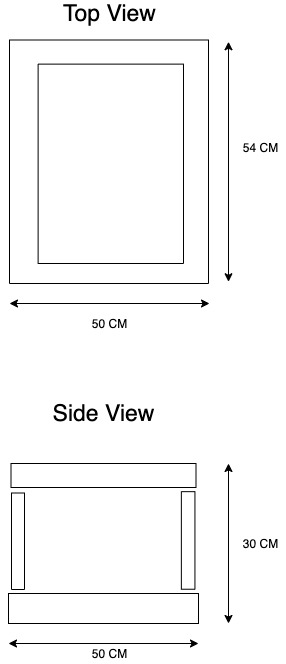
#> input picture documentation/images/body dimensions.jpg, 286 x 664 px
$ python imageToGcode.py '../../documentation/images/body dimensions.jpg'   (older library calls are emulated)
#> lines starting #> are read from the running program, lines starting #| are printed output that depends on the picture
import cv2
import numpy as np
import scipy.ndimage
import imutils
import fonctions
import sys
import os
import time
from math import hypot

# Retrieve image name from argument
img = sys.argv[1]

home = "/tmp"

path = sys.argv[1]
fileMidName = os.path.basename(path)
fileName = os.path.splitext(fileMidName)[0]

# print(path)
image = cv2.imread(path)
#> image is the input picture: shape (664, 286, 3); min 0, max 255, mean 247.7


# creating copy of original image
orig = image.copy()


# resize image so it can be processed
# choose optimal dimensions such that important content is not lost
#image = cv2.resize(image, (0,0), fx=0.5, fy=0.5)
#image = cv2.resize(image, (1500, 880))

# Set arbitraty max size (big size arout 3000 tested not working)

MAX_SIZE = 1600
height, width, channels = image.shape
#> height = 664; width = 286; channels = 3

if(width > MAX_SIZE):
    height = round((MAX_SIZE*height)/width)
    width = MAX_SIZE
    image = cv2.resize(image, (width, height))
if(height > MAX_SIZE):
    image = cv2.resize(image, (round((MAX_SIZE*width)/height), MAX_SIZE))


###########################
# get sheet paper

###########################
# remove noises
gray = cv2.cvtColor(image, cv2.COLOR_BGR2GRAY)
blurred = cv2.GaussianBlur(image, (5, 5), 0)
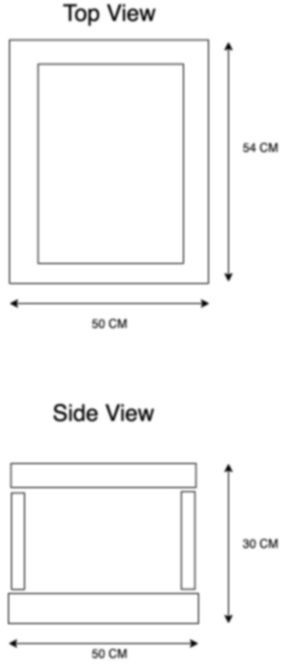
#> blurred: shape (664, 286, 3); min 8, max 255, mean 247.7

hsv = cv2.cvtColor(image, cv2.COLOR_BGR2HSV)
#> hsv: shape (664, 286, 3); mean H, S, V 0, 0, 247.7

# use script "get HSV and RGB Color.py" to get right settings
lower_white = np.array([0, 0, 100], dtype=np.uint8)
upper_white = np.array([179, 255, 255], dtype=np.uint8)

mask = cv2.inRange(hsv, lower_white, upper_white)
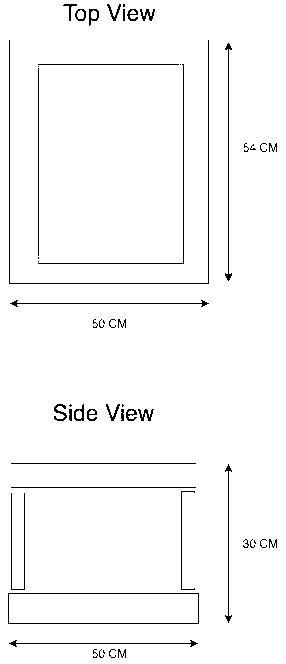
#> mask: shape (664, 286); 97.5% white; black in thin lines or dots

# (4) find all the external contours on the threshed S
#_, cnts, _ = cv2.findContours(threshed, cv2.RETR_EXTERNAL, cv2.CHAIN_APPROX_SIMPLE)
cnts = cv2.findContours(mask, cv2.RETR_EXTERNAL, cv2.CHAIN_APPROX_SIMPLE)[-2]
#> cnts = [[[0, 0], [0, 663], [285, 663], [285, 0]]]

canvas = image.copy()
cv2.drawContours(canvas, cnts, -1, (0, 255, 0), 1)

# sort and choose the largest contour
cnts = sorted(cnts, key=cv2.contourArea)
cnt = cnts[-1]
#> cnt = [[0, 0], [0, 663], [285, 663], [285, 0]]


# approx the contour, so the get the corner points
arclen = cv2.arcLength(cnt, True)
#> arclen = 1896
approx = cv2.approxPolyDP(cnt, 0.02 * arclen, True)
#> approx = [[0, 0], [0, 663], [285, 663], [285, 0]]
#cv2.drawContours(canvas, [cnt], -1, (255,0,0), 2, cv2.LINE_AA)
cv2.drawContours(canvas, [approx], -1, (0, 0, 255), 2, cv2.LINE_AA)
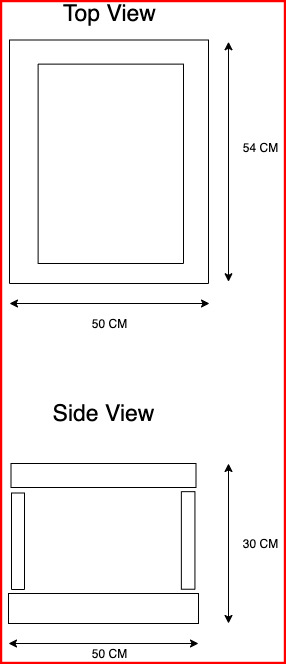
#> canvas: shape (664, 286, 3); mean B, G, R 242, 242, 247.7


###########################
# convert image to sketch
###########################
def grayscale(rgb):
    # 0.299,0.587,0.114  0.109,0.587,0.254
    return np.dot(rgb[..., :3], [0.259, 0.587, 0.114])
    # 0.199       0.001


def dodge(front, back):
    result = front*255/(255-back)
    result[result > 255] = 255
    result[back == 255] = 255
    return result.astype('uint8')


g = grayscale(image)
i = 255-g
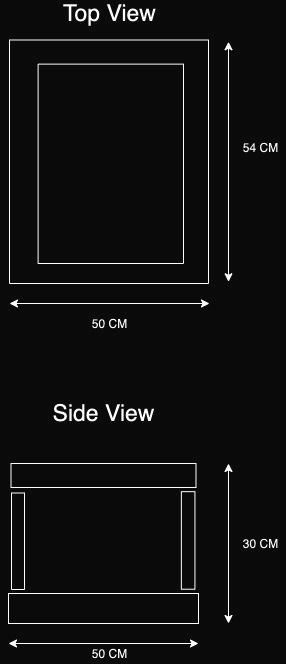
#> i: shape (664, 286) float64; min 10.2, max 255, mean 17.2

b = scipy.ndimage.filters.gaussian_filter(i, sigma=10)
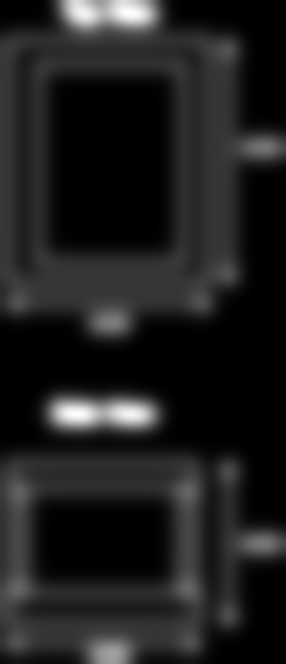
#> b: shape (664, 286) float64; min 10.2, max 67.43, mean 17.2; drawn with min black and max white
sketch = dodge(b, g)
#> in dodge, `result = front*255/(255-back)`:
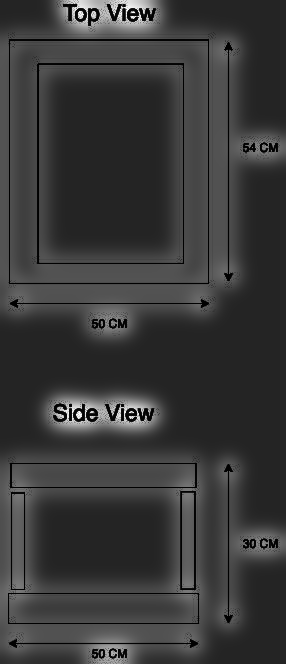
#> result: shape (664, 286) float64; min 20.11, max 1681.2, mean 399.1; drawn with min black and max white


########################
# convert contours to line
########################
ret, mask = cv2.threshold(
    sketch, 0, 255, cv2.THRESH_BINARY_INV | cv2.THRESH_OTSU)
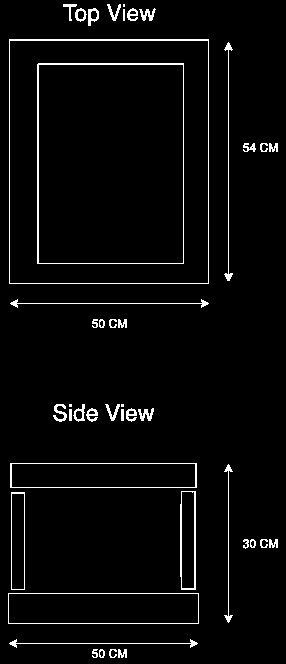
#> mask: shape (664, 286); 3.5% white in thin lines or dots
#> ret = 148
#image[mask == 255] = [0, 0, 255]


sketch = mask

'''
# Testing
cv2.namedWindow('sketch',cv2.WINDOW_NORMAL)
cv2.resizeWindow('sketch', 700, 900)
cv2.imshow('sketch',sketch)
cv2.waitKey(0)
cv2.destroyAllWindows()
'''


# Invert image balck n white
invertedImage = cv2.bitwise_not(sketch)
#> invertedImage: shape (664, 286); 96.5% white; black in thin lines or dots


# save image
cv2.imwrite(home + "/" + fileName + ".jpg", invertedImage)

# Wait for 1 seconds
time.sleep(1)

# generate gcode from rastercarve
gcode = os.popen("rastercarve --width 10 " + home +
                 "/" + fileName + ".jpg &> /dev/null").read()

gcodeOutput = home + "/" + fileName + ".gcode"
# save gcode file to dataURI
f = open(gcodeOutput, 'w')

print(gcodeOutput)

f.write(gcode)
f.close()
